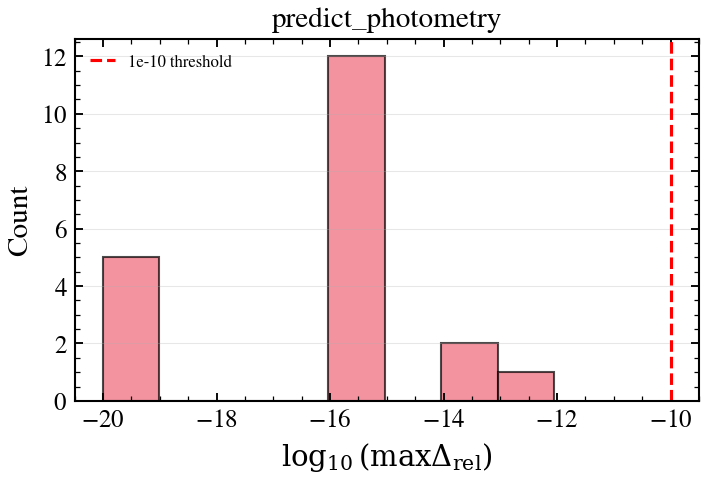

Generate this figure with Python:
"""
JAX JIT Compilation: Eager vs Compiled Numerical Equivalence
=============================================================

Verifies that JIT-compiled predictions are bit-identical to eager-mode evaluations.
For ``predict_photometry`` and ``predict_emission_lines``, we sample random parameter
sets and compare max relative difference between eager and JIT outputs. A value < 1e-10
confirms no spurious numerical divergence; > 1e-10 suggests platform-dependent
floating-point behavior.

Reference: JAX JIT compilation is semantically transparent and should not alter
floating-point results beyond ~1e-14 unit roundoff (IEEE 754 double precision).
"""

import warnings

import jax
import jax.numpy as jnp
import matplotlib.pyplot as plt
import numpy as np

import tengri
from tengri.analysis.plotting import setup_style

setup_style()
warnings.filterwarnings("ignore", message=".*BakedInBackend.*")

key = jax.random.PRNGKey(42)
ssp = tengri.load_ssp("fsps_prsc_miles_chabrier")
bands = ["sdss_u", "sdss_g", "sdss_r", "sdss_i", "sdss_z"]
obs = tengri.Observation(photometry=tengri.Photometry.from_names(bands))

# Build a model with free SFH, fixed dust/metallicity/redshift
model = tengri.SEDModel.build(
    ssp,
    observation=obs,
    sfh={"type": "tsnorm", "*": tengri.FREE},
    dust={"type": "two_component", "*": tengri.FIXED, "tau_diff": 0.5, "tau_bc": 0.3},
    neb={"type": "cue", "*": tengri.FIXED},
    redshift=tengri.Fixed(0.1),
)

# Get baseline parameters (all fixed except SFH)
baseline = {
    "sfh_tsnorm_log_peak_sfr": 1.0,
    "sfh_tsnorm_peak_lbt_gyr": 4.0,
    "sfh_tsnorm_width_gyr": 2.0,
    "sfh_tsnorm_skew": 0.0,
    "sfh_tsnorm_trunc": 5.0,
    "met_logzsol": 0.0,
    "met_alpha_fe": 0.0,
    "dust_tau_bc": 0.3,
    "dust_tau_diff": 0.5,
    "dust_slope": -0.7,
    "dust_Rv": 3.1,
    "dust_bump_strength": 0.0,
    "dust_delta": 0.0,
    "dust_f_obscuration": 0.0,
    "redshift": 0.1,
}

free_names = model.spec.free_params
n_samples = 20

# ============================================================================
# Predict and compare photometry
# ============================================================================
f_phot = model.predict_photometry
f_phot_jit = jax.jit(f_phot)

diffs_phot = []
for _ in range(n_samples):
    key, subkey = jax.random.split(key)
    # Sample random SFH parameters
    param_vals = jax.random.uniform(subkey, shape=(len(free_names),))
    params = dict(baseline)
    params["sfh_tsnorm_log_peak_sfr"] = -2.0 + 4.0 * float(param_vals[0])
    params["sfh_tsnorm_peak_lbt_gyr"] = 0.1 + 11.9 * float(param_vals[1])
    params["sfh_tsnorm_width_gyr"] = 0.01 + 4.99 * float(param_vals[2])
    params["sfh_tsnorm_skew"] = -2.0 + 4.0 * float(param_vals[3])
    params["sfh_tsnorm_trunc"] = 1.0 + 12.8 * float(param_vals[4])

    phot_eager = f_phot(params)
    phot_jit = f_phot_jit(params)

    safe_eager = jnp.where(jnp.abs(phot_eager) > 1e-40, phot_eager, 1.0)
    rel_diff = jnp.abs(phot_jit - phot_eager) / jnp.abs(safe_eager)
    max_rel_diff = float(jnp.max(rel_diff))
    diffs_phot.append(max_rel_diff)

# ============================================================================
# Predict and compare emission lines (Cue model)
# ============================================================================
diffs_lines = []
has_cue = hasattr(model, "predict_emission_lines") and callable(model.predict_emission_lines)
if has_cue:
    f_lines = model.predict_emission_lines
    f_lines_jit = jax.jit(f_lines)

    for _ in range(n_samples):
        key, subkey = jax.random.split(key)
        param_vals = jax.random.uniform(subkey, shape=(len(free_names),))
        params = dict(baseline)
        params["sfh_tsnorm_log_peak_sfr"] = -2.0 + 4.0 * float(param_vals[0])
        params["sfh_tsnorm_peak_lbt_gyr"] = 0.1 + 11.9 * float(param_vals[1])
        params["sfh_tsnorm_width_gyr"] = 0.01 + 4.99 * float(param_vals[2])
        params["sfh_tsnorm_skew"] = -2.0 + 4.0 * float(param_vals[3])
        params["sfh_tsnorm_trunc"] = 1.0 + 12.8 * float(param_vals[4])

        try:
            lines_eager = f_lines(params)
            lines_jit = f_lines_jit(params)

            # Handle dict or array output
            if isinstance(lines_eager, dict):
                fluxes_eager = lines_eager["flux"]
                fluxes_jit = lines_jit["flux"]
            else:
                fluxes_eager = jnp.asarray(lines_eager)
                fluxes_jit = jnp.asarray(lines_jit)

            safe_eager = jnp.where(jnp.abs(fluxes_eager) > 1e-40, fluxes_eager, 1.0)
            rel_diff = jnp.abs(fluxes_jit - fluxes_eager) / jnp.abs(safe_eager)
            max_rel_diff = float(jnp.max(rel_diff))
            diffs_lines.append(max_rel_diff)
        except Exception:
            pass

# ============================================================================
# Plot histograms
# ============================================================================
fig, axes = plt.subplots(1, 2 if diffs_lines else 1, figsize=(8.5 if diffs_lines else 5, 3.5))

if diffs_lines:
    axes_list = [axes[0], axes[1]]
else:
    axes_list = [axes]

# Photometry
ax = axes_list[0]
ax.hist(
    np.log10(np.array(diffs_phot) + 1e-20),
    bins=8,
    color="#EE6677",
    edgecolor="black",
    alpha=0.7,
)
ax.axvline(np.log10(1e-10), color="red", linestyle="--", linewidth=1.5, label="1e-10 threshold")
ax.set_xlabel(r"$\log_{10}(\max \Delta_{\rm rel})$")
ax.set_ylabel("Count")
ax.set_title("predict_photometry")
ax.legend(fontsize=8, frameon=False)
ax.grid(axis="y", alpha=0.3)

# Emission lines (if available)
if diffs_lines:
    ax = axes_list[1]
    ax.hist(
        np.log10(np.array(diffs_lines) + 1e-20),
        bins=8,
        color="#228833",
        edgecolor="black",
        alpha=0.7,
    )
    ax.axvline(
        np.log10(1e-10), color="red", linestyle="--", linewidth=1.5, label="1e-10 threshold"
    )
    ax.set_xlabel(r"$\log_{10}(\max \Delta_{\rm rel})$")
    ax.set_ylabel("Count")
    ax.set_title("predict_emission_lines")
    ax.legend(fontsize=8, frameon=False)
    ax.grid(axis="y", alpha=0.3)

fig.tight_layout()
plt.savefig("plot_diag_jit_concrete_identity.png", dpi=150, bbox_inches="tight")

# Print summary statistics
print(f"Photometry:      max={max(diffs_phot):.2e}, median={np.median(diffs_phot):.2e}")
if diffs_lines:
    print(f"Emission lines:  max={max(diffs_lines):.2e}, median={np.median(diffs_lines):.2e}")
